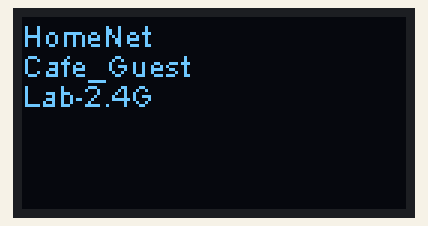
Bench run of a sketch on a simulated ESP32. Parts: 128×64 one-colour display. A WiFi scan finds three made-up networks; what the sketch prints to the serial monitor is not drawn.

Above: at 4.2 s.

The sketch:

display_hello.ino
```cpp
#include <Wire.h>
#include "heltec.h" // requires Adafruit GFX lib.
#include <WiFi.h>

void setup() {
  // Initialize the Heltec ESP32 board
  Heltec.begin(true /*DisplayEnable Enable*/, false /*LoRa Disable*/, true /*Serial Enable*/);

  Serial.begin(115200);

  while (!Serial)
    ;
  // Clear the display
  Heltec.display->clear();

  // Set the font size
  Heltec.display->setFont(ArialMT_Plain_10);

  // Display "Hello, World!" on the screen
  Heltec.display->drawString(0, 0, "Hello, World!");

  // Send the buffer to the display
  Heltec.display->display();

  Serial.println("display init'ed");

  delay(2000);  // wait 2 seconds

  // Start the WiFi scan
  WiFi.disconnect(true);
  WiFi.mode(WIFI_STA);
  WiFi.disconnect(true);

  Serial.println("wifi set.");

  delay(100);

}

void loop() {

  Serial.println("scanning...");

  int n = WiFi.scanNetworks();

  Serial.println("scan done.");

  // Clear the display
  Heltec.display->clear();

  Serial.println("displaying...");

  if (n == 0) {
    Heltec.display->drawString(0, 0, "No networks found");
  } else {
    for (int i = 0; i < n; ++i) {
      // Display the SSID of each network found
      Heltec.display->drawString(0, i * 10, WiFi.SSID(i));
    }
  }

  // Send the buffer to the display
  Heltec.display->display();

  Serial.println("waiting ...");

  delay(2000);

}
```
